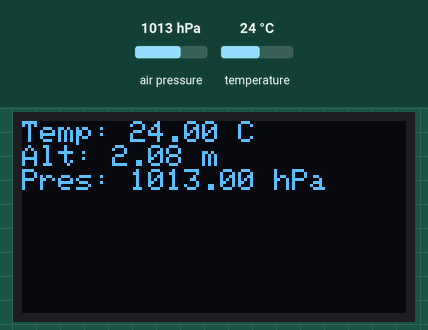
Bench run of a program on a simulated Arduino Uno, built with avr-gcc and run on an emulated ATmega328P. Parts: 128×64 one-colour display. The inputs (shaded band) are chosen by the test bench; at power-on: air pressure 1013 hPa, temperature 24 °C. What the program prints to the serial monitor is not drawn.

Above: at 1.2 s.
1.3 s: air pressure set to 952 hPa
At 3.3 s:
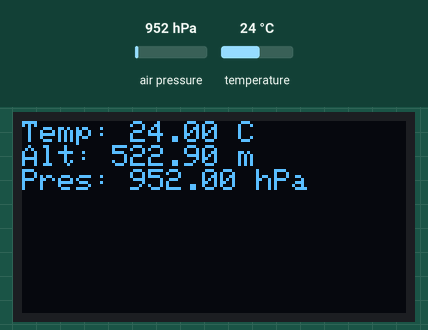
3.6 s: temperature set to 12 °C
At 5.2 s:
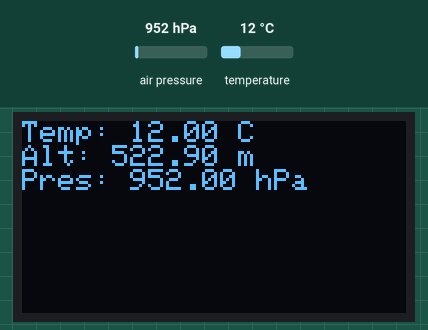
5.7 s: air pressure set to 975 hPa
At 7.1 s:
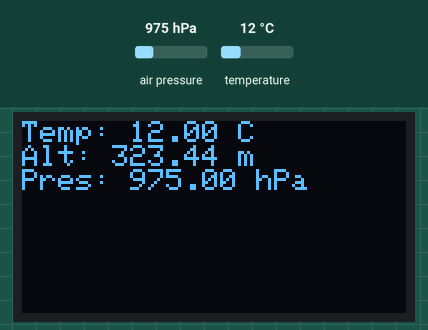
7.8 s: temperature set to 19 °C
Timing chart, 0 to 10.8 s (numbered marks = the images above; inputs shaded):
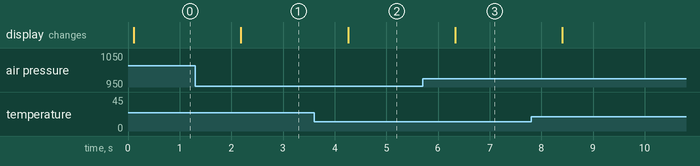

The program:

main.cpp
```cpp
#include <Arduino.h>
#include <Wire.h>
#include <Adafruit_BMP280.h>
#include <Adafruit_Sensor.h>
#include <SPI.h>
#include <Adafruit_GFX.h>
#include <Adafruit_SSD1306.h>

#define SCREEN_WIDTH 128
#define SCREEN_HEIGHT 64

#define OLED_MOSI 11
#define OLED_CLK 13
#define OLED_DC 9
#define OLED_CS 10
#define OLED_RST 8

Adafruit_SSD1306 display(
	SCREEN_WIDTH,
	SCREEN_HEIGHT,
	OLED_MOSI,
	OLED_CLK,
	OLED_DC,
	OLED_RST,
	OLED_CS
);

Adafruit_BMP280 bmp;
float temperature;
float Altitude;
float pressure;

void setup(){
  Wire.begin();
  Serial.println("I2C Started");
  Serial.begin(9600);
  Serial.println("Program Started");

  display.begin(
    SSD1306_SWITCHCAPVCC
  );

  display.clearDisplay(); //clear display
  display.setTextSize(1); //set text size
  display.setTextColor(SSD1306_WHITE); //Set Text Color
  display.display(); //Update Display

    if(bmp.begin(0x76)){
      Serial.println("BMP280 Found at 0x76");
    }
    else if(bmp.begin(0x77)){
      Serial.println("BMP280 Found a 0x77");
    }
    else{
      Serial.println("BMP280 Not Found");
    }
}

void loop(){
  temperature = bmp.readTemperature();
  Altitude = bmp.readAltitude(1013.25);
  pressure = bmp.readPressure() / 100;
  Serial.print("Temperature: ");
  Serial.print(temperature);
  Serial.println(" C");
  Serial.print("Altitude: ");
  Serial.print(Altitude);
  Serial.println(" m");
  Serial.print("Pressure: ");
  Serial.print(pressure);
  Serial.println(" hPa");

  //display.clearDisplay(); //Clear the display
  //display.setCursor(0,0); //Move the cursor to the top-left corner
  //display.print("Hello Dawson"); //display "Hello dawson"
  //display.display(); //update the display

  display.clearDisplay();//clear display
  display.setCursor(0,0);//move cursor
  display.print("Temp: ");//display label temp:
  display.print(temperature);//display temp
  display.println(" C");//display temp unit
  display.print("Alt: ");//display alt:
  display.print(Altitude);//diaply alt value
  display.println(" m");//display alt unit
  display.print("Pres: ");//display pres:
  display.print(pressure);//display pres value
  display.println(" hPa");//display pres unit
  display.display();//update display

  delay(1000); // wait a second
}
```

Measured:
- after the input at 1.3 s, the display: changes after 0.88 s (image 1)
- after the input at 3.6 s, the display: changes after 0.66 s (image 2)
- after the input at 5.7 s, the display: changes after 0.63 s (image 3)
